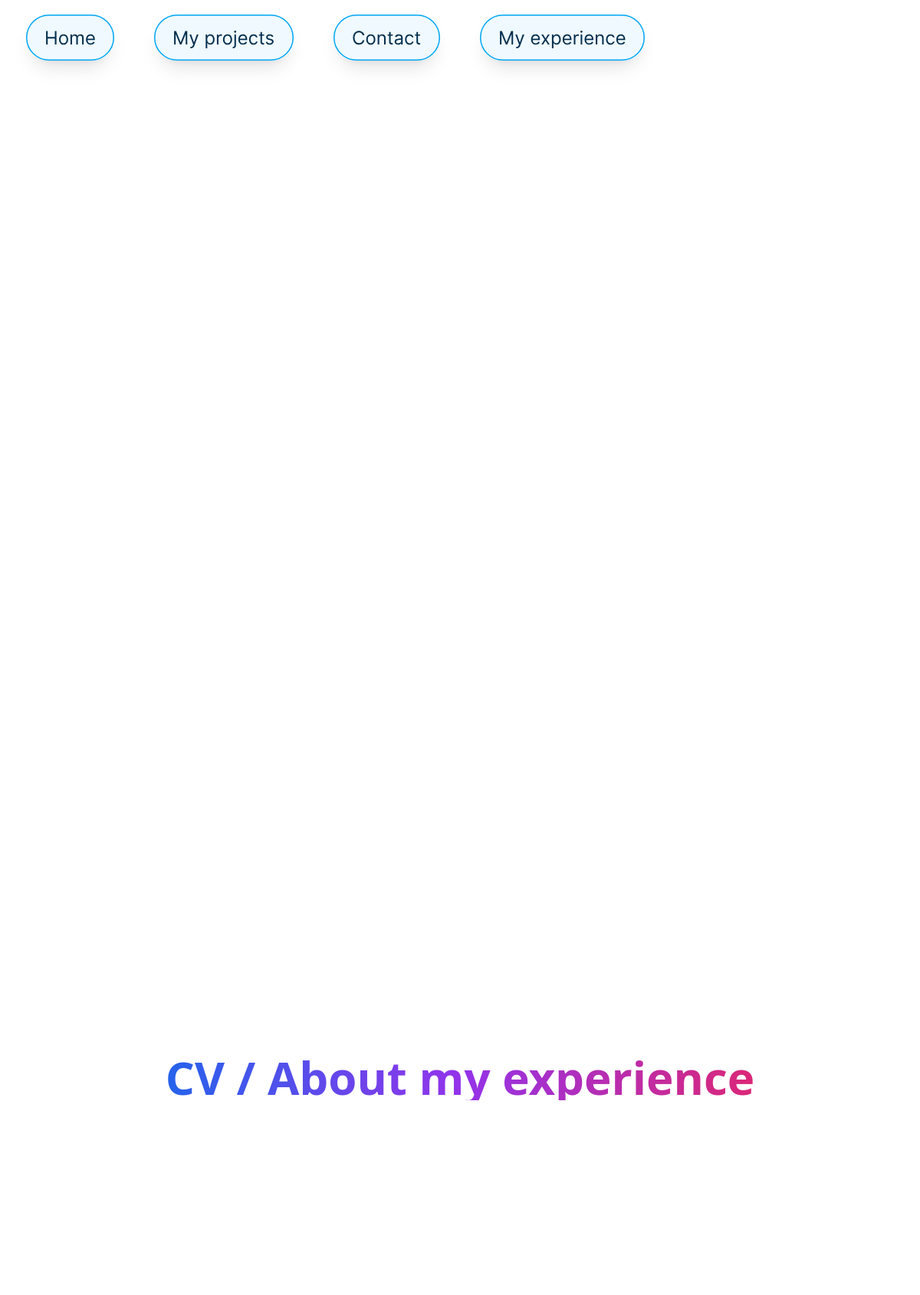
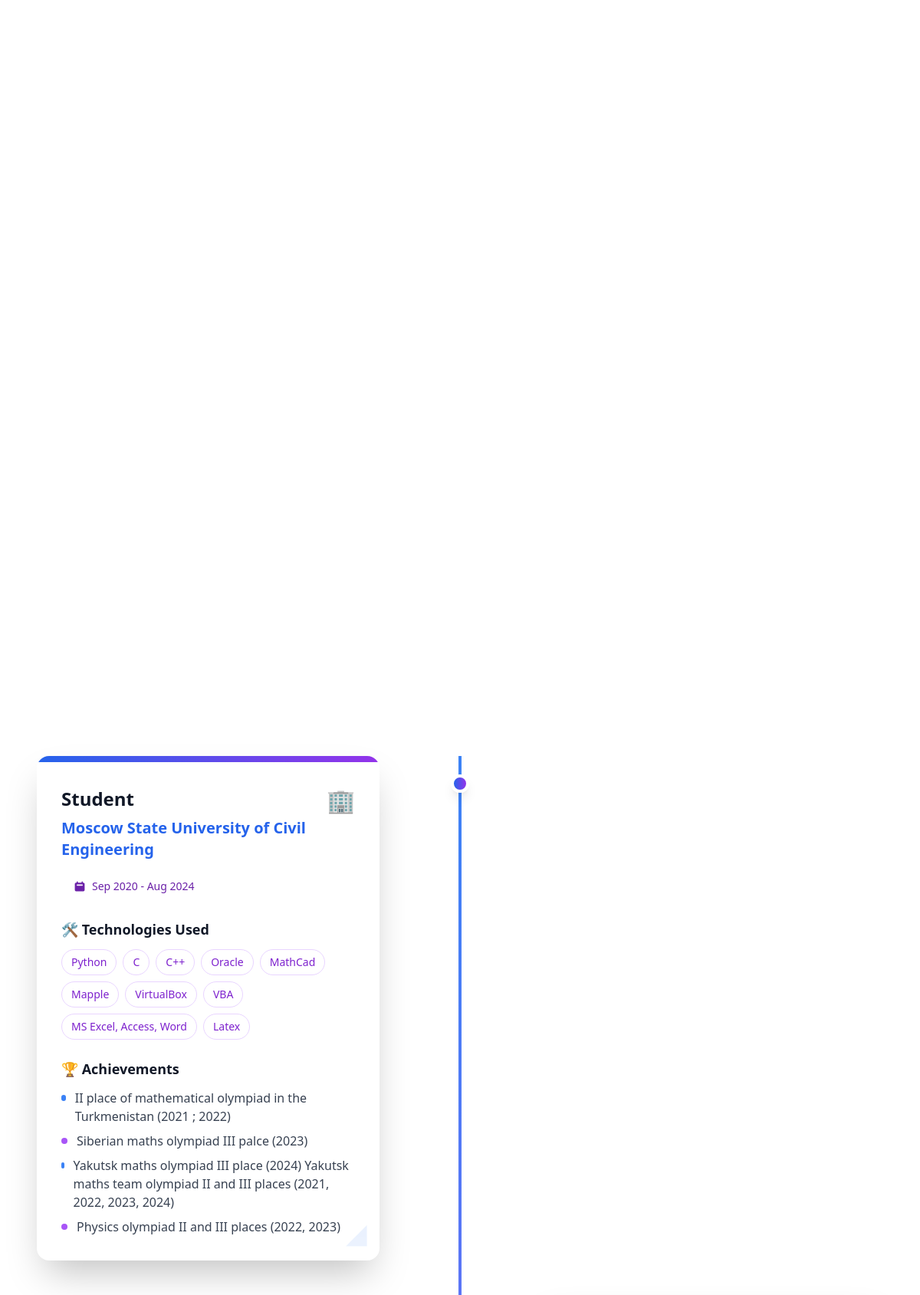
The page /about/ (upper part) on the database its author committed (2 pictures, top to bottom).
### portfolio/models.py (models this page shows, shortened)
class Experience(models.Model):
    EXPERIENCE_TYPES = [
        ('education', 'Обучение'),
        ('work', 'Место работы'),
    ]
    type = models.CharField(max_length=10, choices=EXPERIENCE_TYPES, default='education')  # Тип: обучение или работа
    institution = models.CharField(max_length=255)  # Учебное заведение или компания
    role = models.CharField(max_length=255)  # Специальность или должность
    start_date = models.DateField()  # Начало
    end_date = models.DateField(blank=True, null=True)  # Окончание (может быть пустым, если работа продолжается)

class Technology(models.Model):
    experience = models.ForeignKey(Experience, related_name='technologies', on_delete=models.CASCADE)
    name = models.CharField(max_length=100)

class Achievement(models.Model):
    experience = models.ForeignKey(Experience, related_name='achievements', on_delete=models.CASCADE)
    description = models.TextField()

### portfolio/views.py (the view)
# urls.py: path('about/', views.about, name='about'),
def about(request):
    experiences = Experience.objects.all()
    buttons = list_buttons()
    context = {
        'experiences': experiences,
        'buttons': buttons,
    }
    return render(request, 'portfolio/about.html', context)

### portfolio/models.py (called while the page is built)
def list_buttons():
    folder = os.path.join(settings.MEDIA_ROOT, "buttons")
    buttons = []
    for filename in os.listdir(folder):
        if os.path.isfile(os.path.join(folder, filename)):
            name, ext = os.path.splitext(filename)
            buttons.append({
                "name": name.capitalize(),
                "img_url": f"{settings.MEDIA_URL}buttons/{filename}",
                "link": f"/{name.lower()}/",
            })
    return buttons

### portfolio/templates/portfolio/about.html (shortened to what this page needs)
<!DOCTYPE html>
<html lang="en">
<head>
    <script src="https://cdn.tailwindcss.com"></script>
</head>
<body class="flex flex-col min-h-screen text-gray-800 font-sans bg-[url('/media/background/Background_v_2.png')] bg-cover bg-center bg-no-repeat">
    <header class="bg-transparent">
        <nav class="flex items-center px-4 py-4 ">
            <ul class="flex gap-4">
                {% for button in buttons %}
                    <li>
                        <a href="{{ button.link }}">
                            <img src="{{ button.img_url }}" alt="{{ button.name }}"
                                 class="h-15 w-auto hover:rotate-12 transition-transform duration-200">
                        </a>
                    </li>
                {% endfor %}
            </ul>
        </nav>
    </header>
    <main class="flex-1 px-4 py-4 flex justify-end items-start">
        <section class="p-8 -mt-6 md:flex md:items-center md:gap-8">
            <div class="flex-1">
                <div class="flex items-center justify-center min-h-[50vh]">
                    <div class="text-center animate-pulse">
                        <h1 class="text-4xl md:text-6xl font-extrabold mb-4
                                   bg-gradient-to-r from-blue-600 via-purple-600 to-pink-600
                                   bg-clip-text text-transparent">
                        </h1>
                    </div>
                </div>
                {% if experiences %}
                    <div class="relative">
                        <div class="hidden lg:block absolute left-1/2 transform -translate-x-1/2 w-1 bg-gradient-to-b from-blue-500 to-purple-500 h-full"></div>
                        <div class="space-y-12">
                            {% for experience in experiences %}
                                <div class="relative {% cycle 'lg:pr-8 lg:pl-0' 'lg:pl-8 lg:pr-0' %}">
                                    <div class="hidden lg:block absolute top-6 {% cycle 'left-1/2 -translate-x-1/2' 'right-1/2 translate-x-1/2' %}
                                                w-6 h-6 bg-gradient-to-r from-blue-600 to-purple-600 rounded-full
                                                border-4 border-white shadow-lg z-10"></div>
                                    <div class="relative bg-white dark:bg-gray-800 rounded-2xl shadow-2xl
                                                transform transition-all duration-300 hover:scale-[1.02]
                                                hover:shadow-3xl overflow-hidden
                                                {% cycle 'lg:mr-auto lg:w-5/12' 'lg:ml-auto lg:w-5/12' %}">
                                        <div class="h-2 bg-gradient-to-r {% cycle 'from-blue-600 to-purple-600' 'from-purple-600 to-pink-600' %}"></div>
                                        <div class="p-6 md:p-8">
                                            <div class="flex items-start justify-between mb-4">
                                                <div>
                                                    <h2 class="text-2xl font-bold text-gray-900 dark:text-white mb-2">
                                                        {{ experience.role }}
                                                    </h2>
                                                    <h3 class="text-xl text-blue-600 dark:text-blue-400 font-semibold">
                                                        {{ experience.institution }}
                                                    </h3>
                                                </div>
                                                <div class="text-3xl {% cycle 'text-blue-500' 'text-purple-500' %}">
                                                    {% cycle '🏢' '💼' %}
                                                </div>
                                            </div>
                                            <div class="mb-6">
                                                <span class="inline-flex items-center px-4 py-2 rounded-full
                                                            {% cycle 'bg-blue-100 text-blue-800 dark:bg-blue-900 dark:text-blue-200'
                                                                     'bg-purple-100 text-purple-800 dark:bg-purple-900 dark:text-purple-200' %}
                                                            text-sm font-medium">
                                                    <svg class="w-4 h-4 mr-2" fill="currentColor" viewBox="0 0 20 20">
                                                        <path fill-rule="evenodd" d="M6 2a1 1 0 00-1 1v1H4a2 2 0 00-2 2v10a2 2 0 002 2h12a2 2 0 002-2V6a2 2 0 00-2-2h-1V3a1 1 0 10-2 0v1H7V3a1 1 0 00-1-1zm0 5a1 1 0 000 2h8a1 1 0 100-2H6z" clip-rule="evenodd"/>
                                                    </svg>
                                                    {{ experience.start_date|date:"M Y" }} -
                                                    {% if experience.end_date %}
                                                        {{ experience.end_date|date:"M Y" }}
                                                    {% else %}
                                                        Present
                                                    {% endif %}
                                                </span>
                                            </div>
                                            {% if experience.technologies.all %}
                                                <div class="mb-6">
                                                    <h4 class="text-lg font-semibold text-gray-900 dark:text-white mb-3">
                                                        🛠 Technologies Used
                                                    </h4>
                                                    <div class="flex flex-wrap gap-2">
                                                        {% for tech in experience.technologies.all %}
                                                            <span class="px-3 py-1.5 text-sm rounded-full
                                                                        {% cycle 'bg-blue-50 text-blue-700 border border-blue-200 dark:bg-blue-900/30 dark:text-blue-300 dark:border-blue-800'
                                                                                 'bg-purple-50 text-purple-700 border border-purple-200 dark:bg-purple-900/30 dark:text-purple-300 dark:border-purple-800' %}">
                                                                {{ tech.name }}
                                                            </span>
                                                        {% endfor %}
                                                    </div>
                                                </div>
                                            {% endif %}
                                            {% if experience.achievements.all %}
                                                <div>
                                                    <h4 class="text-lg font-semibold text-gray-900 dark:text-white mb-3">
                                                        🏆 Achievements
                                                    </h4>
                                                    <ul class="space-y-2">
                                                        {% for achievement in experience.achievements.all %}
                                                            <li class="flex items-start">
                                                                <span class="inline-block w-2 h-2 mt-2 mr-3 rounded-full
                                                                            {% cycle 'bg-blue-500' 'bg-purple-500' %}"></span>
                                                                <span class="text-gray-700 dark:text-gray-300">
                                                                    {{ achievement.description }}
                                                                </span>
                                                            </li>
                                                        {% endfor %}
                                                    </ul>
                                                </div>
                                            {% endif %}
                                        </div>
                                        <div class="absolute bottom-4 right-4 text-4xl opacity-10
                                                    {% cycle 'text-blue-500' 'text-purple-500' %}">
                                        </div>
                                    </div>
                                </div>
                            {% endfor %}
                        </div>
                    </div>
                {% else %}
                    <div class="text-center py-12">
                        <div class="text-6xl mb-4">📝</div>
                        <p class="text-xl text-gray-600 dark:text-gray-400">No experience data available</p>
                    </div>
                {% endif %}
            </div>
        </section>
    </main>
</body>
</html>

### rows shown on the page
Experience: role "Student", institution "Moscow State University of Civil Engineering", start_date "Sep 2020", end_date "Aug 2024"
Technology: name "Python"
Technology: name "C"
Technology: name "C++"
Technology: name "Oracle"
Technology: name "MathCad"
Technology: name "Mapple"
Technology: name "VirtualBox"
Technology: name "VBA"
Technology: name "MS Excel, Access, Word"
Technology: name "Latex"
Achievement: description "II place of mathematical olympiad in the Turkmenistan (2021 ; 2022)"
Achievement: description "Siberian maths olympiad III palce (2023)"
Achievement: description "Yakutsk maths olympiad III place (2024) Yakutsk maths team olympiad II and III places (2021, 2022, 2023, 2024)"
Achievement: description "Physics olympiad II and III places (2022, 2023)"
